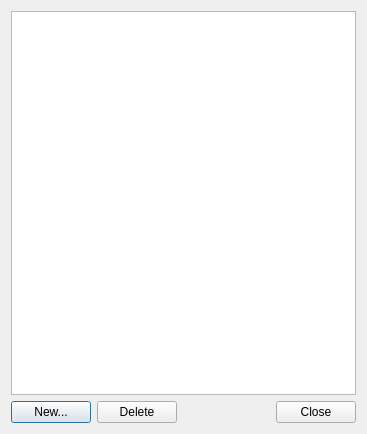
<?xml version="1.0" encoding="UTF-8"?>
<ui version="4.0">
 <class>DialogTemp</class>
 <widget class="QDialog" name="DialogTemp">
  <property name="geometry">
   <rect>
    <x>0</x>
    <y>0</y>
    <width>367</width>
    <height>434</height>
   </rect>
  </property>
  <property name="windowTitle">
   <string>Temperature rating</string>
  </property>
  <layout class="QVBoxLayout" name="verticalLayout">
   <item>
    <widget class="QTableView" name="tableView">
     <property name="editTriggers">
      <set>QAbstractItemView::AnyKeyPressed|QAbstractItemView::DoubleClicked|QAbstractItemView::EditKeyPressed|QAbstractItemView::SelectedClicked</set>
     </property>
     <property name="selectionMode">
      <enum>QAbstractItemView::SingleSelection</enum>
     </property>
     <attribute name="horizontalHeaderVisible">
      <bool>true</bool>
     </attribute>
     <attribute name="horizontalHeaderStretchLastSection">
      <bool>true</bool>
     </attribute>
     <attribute name="verticalHeaderVisible">
      <bool>false</bool>
     </attribute>
    </widget>
   </item>
   <item>
    <layout class="QHBoxLayout" name="horizontalLayout_2">
     <item>
      <widget class="QPushButton" name="pb_new">
       <property name="text">
        <string>New...</string>
       </property>
      </widget>
     </item>
     <item>
      <widget class="QPushButton" name="pb_delete">
       <property name="text">
        <string>Delete</string>
       </property>
      </widget>
     </item>
     <item>
      <spacer name="horizontalSpacer_2">
       <property name="orientation">
        <enum>Qt::Horizontal</enum>
       </property>
       <property name="sizeHint" stdset="0">
        <size>
         <width>40</width>
         <height>20</height>
        </size>
       </property>
      </spacer>
     </item>
     <item>
      <widget class="QPushButton" name="pb_close">
       <property name="text">
        <string>Close</string>
       </property>
      </widget>
     </item>
    </layout>
   </item>
  </layout>
 </widget>
 <resources/>
 <connections/>
</ui>
